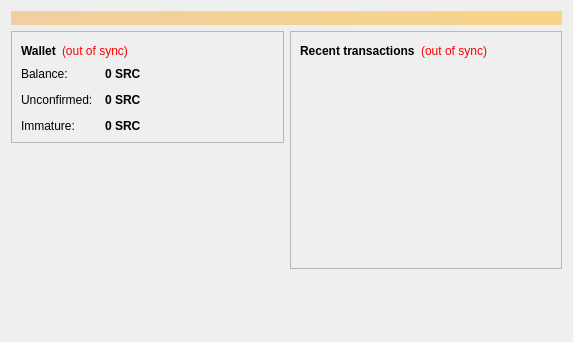
<?xml version="1.0" encoding="UTF-8"?>
<ui version="4.0">
 <class>OverviewPage</class>
 <widget class="QWidget" name="OverviewPage">
  <property name="geometry">
   <rect>
    <x>0</x>
    <y>0</y>
    <width>573</width>
    <height>342</height>
   </rect>
  </property>
  <property name="windowTitle">
   <string>Form</string>
  </property>
  <layout class="QVBoxLayout" name="topLayout">
   <item>
    <widget class="QLabel" name="labelAlerts">
     <property name="visible">
      <bool>false</bool>
     </property>
     <property name="styleSheet">
      <string notr="true">background-color: qlineargradient(x1: 0, y1: 0, x2: 1, y2: 0, stop:0 #F0D0A0, stop:1 #F8D488); color:#000000;</string>
     </property>
     <property name="wordWrap">
      <bool>true</bool>
     </property>
     <property name="margin">
      <number>3</number>
     </property>
    </widget>
   </item>
   <item>
    <layout class="QHBoxLayout" name="horizontalLayout" stretch="1,1">
     <item>
      <layout class="QVBoxLayout" name="verticalLayout_2">
       <item>
        <widget class="QFrame" name="frame">
         <property name="frameShape">
          <enum>QFrame::StyledPanel</enum>
         </property>
         <property name="frameShadow">
          <enum>QFrame::Raised</enum>
         </property>
         <layout class="QVBoxLayout" name="verticalLayout_4">
          <item>
           <layout class="QHBoxLayout" name="horizontalLayout_4">
            <item>
             <widget class="QLabel" name="label_5">
              <property name="font">
               <font>
                <weight>75</weight>
                <bold>true</bold>
               </font>
              </property>
              <property name="text">
               <string>Wallet</string>
              </property>
             </widget>
            </item>
            <item>
             <widget class="QLabel" name="labelWalletStatus">
              <property name="toolTip">
               <string>The displayed information may be out of date. Your wallet automatically synchronizes with the silkroadcoin network after a connection is established, but this process has not completed yet.</string>
              </property>
              <property name="styleSheet">
               <string notr="true">QLabel { color: red; }</string>
              </property>
              <property name="text">
               <string notr="true">(out of sync)</string>
              </property>
              <property name="alignment">
               <set>Qt::AlignLeading|Qt::AlignLeft|Qt::AlignVCenter</set>
              </property>
             </widget>
            </item>
            <item>
             <spacer name="horizontalSpacer_2">
              <property name="orientation">
               <enum>Qt::Horizontal</enum>
              </property>
              <property name="sizeHint" stdset="0">
               <size>
                <width>40</width>
                <height>20</height>
               </size>
              </property>
             </spacer>
            </item>
           </layout>
          </item>
          <item>
           <layout class="QFormLayout" name="formLayout_2">
            <property name="fieldGrowthPolicy">
             <enum>QFormLayout::AllNonFixedFieldsGrow</enum>
            </property>
            <property name="horizontalSpacing">
             <number>12</number>
            </property>
            <property name="verticalSpacing">
             <number>12</number>
            </property>
            <item row="0" column="0">
             <widget class="QLabel" name="label">
              <property name="text">
               <string>Balance:</string>
              </property>
             </widget>
            </item>
            <item row="0" column="1">
             <widget class="QLabel" name="labelBalance">
              <property name="font">
               <font>
                <weight>75</weight>
                <bold>true</bold>
               </font>
              </property>
              <property name="cursor">
               <cursorShape>IBeamCursor</cursorShape>
              </property>
              <property name="toolTip">
               <string>Your current balance</string>
              </property>
              <property name="text">
               <string notr="true">0 SRC</string>
              </property>
              <property name="textInteractionFlags">
               <set>Qt::LinksAccessibleByMouse|Qt::TextSelectableByKeyboard|Qt::TextSelectableByMouse</set>
              </property>
             </widget>
            </item>
            <item row="1" column="0">
             <widget class="QLabel" name="label_3">
              <property name="text">
               <string>Unconfirmed:</string>
              </property>
             </widget>
            </item>
            <item row="1" column="1">
             <widget class="QLabel" name="labelUnconfirmed">
              <property name="font">
               <font>
                <weight>75</weight>
                <bold>true</bold>
               </font>
              </property>
              <property name="cursor">
               <cursorShape>IBeamCursor</cursorShape>
              </property>
              <property name="toolTip">
               <string>Total of transactions that have yet to be confirmed, and do not yet count toward the current balance</string>
              </property>
              <property name="text">
               <string notr="true">0 SRC</string>
              </property>
              <property name="textInteractionFlags">
               <set>Qt::LinksAccessibleByMouse|Qt::TextSelectableByKeyboard|Qt::TextSelectableByMouse</set>
              </property>
             </widget>
            </item>
            <item row="2" column="0">
             <widget class="QLabel" name="labelImmatureText">
              <property name="text">
               <string>Immature:</string>
              </property>
             </widget>
            </item>
            <item row="2" column="1">
             <widget class="QLabel" name="labelImmature">
              <property name="font">
               <font>
                <weight>75</weight>
                <bold>true</bold>
               </font>
              </property>
              <property name="toolTip">
               <string>Mined balance that has not yet matured</string>
              </property>
              <property name="text">
               <string notr="true">0 SRC</string>
              </property>
              <property name="textInteractionFlags">
               <set>Qt::LinksAccessibleByMouse|Qt::TextSelectableByKeyboard|Qt::TextSelectableByMouse</set>
              </property>
             </widget>
            </item>
           </layout>
          </item>
         </layout>
        </widget>
       </item>
       <item>
        <spacer name="verticalSpacer">
         <property name="orientation">
          <enum>Qt::Vertical</enum>
         </property>
         <property name="sizeHint" stdset="0">
          <size>
           <width>20</width>
           <height>40</height>
          </size>
         </property>
        </spacer>
       </item>
      </layout>
     </item>
     <item>
      <layout class="QVBoxLayout" name="verticalLayout_3">
       <item>
        <widget class="QFrame" name="frame_2">
         <property name="frameShape">
          <enum>QFrame::StyledPanel</enum>
         </property>
         <property name="frameShadow">
          <enum>QFrame::Raised</enum>
         </property>
         <layout class="QVBoxLayout" name="verticalLayout">
          <item>
           <layout class="QHBoxLayout" name="horizontalLayout_2">
            <item>
             <widget class="QLabel" name="label_4">
              <property name="text">
               <string>&lt;b&gt;Recent transactions&lt;/b&gt;</string>
              </property>
             </widget>
            </item>
            <item>
             <widget class="QLabel" name="labelTransactionsStatus">
              <property name="toolTip">
               <string>The displayed information may be out of date. Your wallet automatically synchronizes with the silkroadcoin network after a connection is established, but this process has not completed yet.</string>
              </property>
              <property name="styleSheet">
               <string notr="true">QLabel { color: red; }</string>
              </property>
              <property name="text">
               <string notr="true">(out of sync)</string>
              </property>
              <property name="alignment">
               <set>Qt::AlignRight|Qt::AlignTrailing|Qt::AlignVCenter</set>
              </property>
             </widget>
            </item>
            <item>
             <spacer name="horizontalSpacer">
              <property name="orientation">
               <enum>Qt::Horizontal</enum>
              </property>
              <property name="sizeHint" stdset="0">
               <size>
                <width>40</width>
                <height>20</height>
               </size>
              </property>
             </spacer>
            </item>
           </layout>
          </item>
          <item>
           <widget class="QListView" name="listTransactions">
            <property name="styleSheet">
             <string notr="true">QListView { background: transparent; }</string>
            </property>
            <property name="frameShape">
             <enum>QFrame::NoFrame</enum>
            </property>
            <property name="verticalScrollBarPolicy">
             <enum>Qt::ScrollBarAlwaysOff</enum>
            </property>
            <property name="horizontalScrollBarPolicy">
             <enum>Qt::ScrollBarAlwaysOff</enum>
            </property>
            <property name="selectionMode">
             <enum>QAbstractItemView::NoSelection</enum>
            </property>
           </widget>
          </item>
         </layout>
        </widget>
       </item>
       <item>
        <spacer name="verticalSpacer_2">
         <property name="orientation">
          <enum>Qt::Vertical</enum>
         </property>
         <property name="sizeHint" stdset="0">
          <size>
           <width>20</width>
           <height>40</height>
          </size>
         </property>
        </spacer>
       </item>
      </layout>
     </item>
    </layout>
   </item>
  </layout>
 </widget>
 <resources/>
 <connections/>
</ui>
